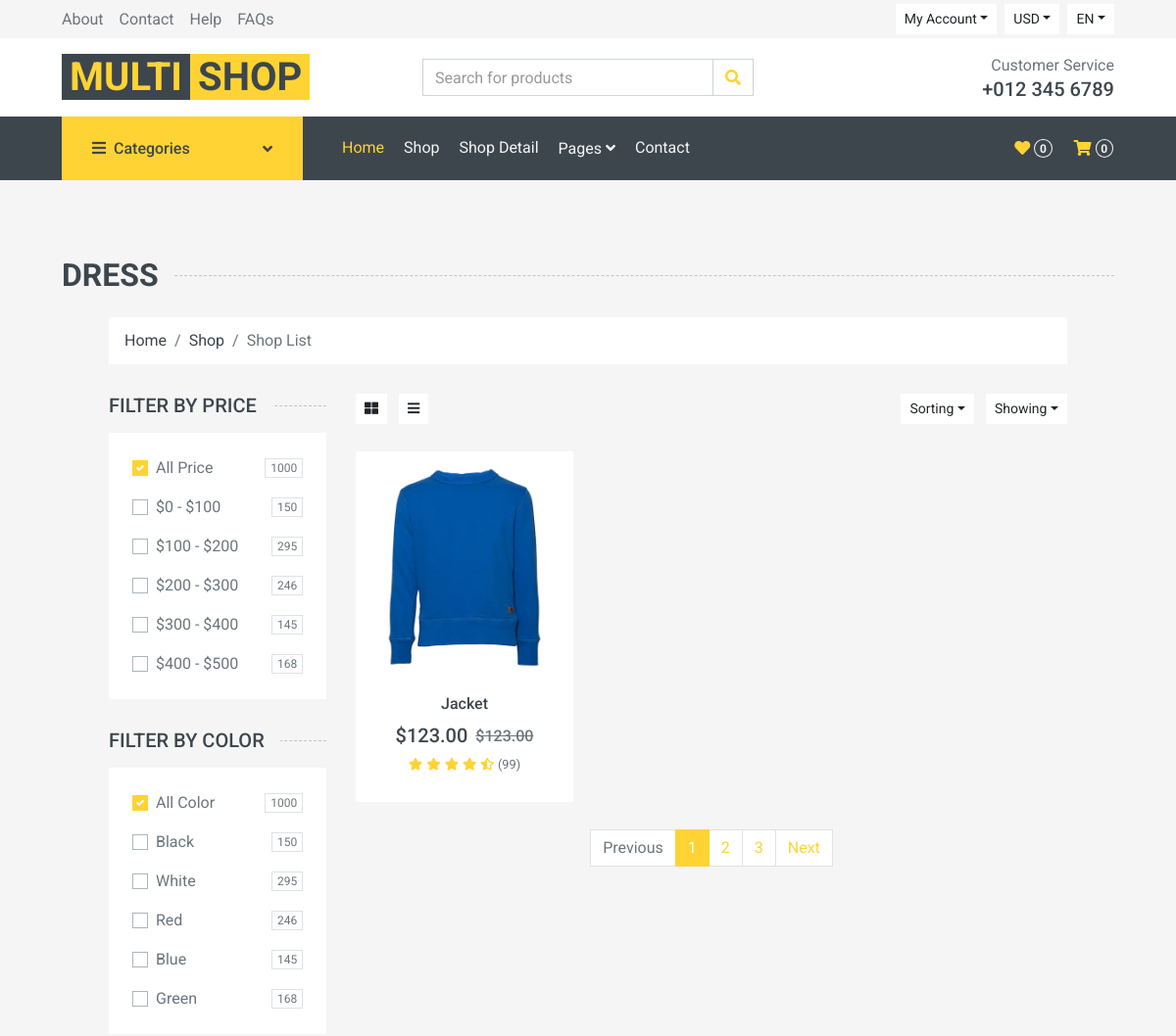
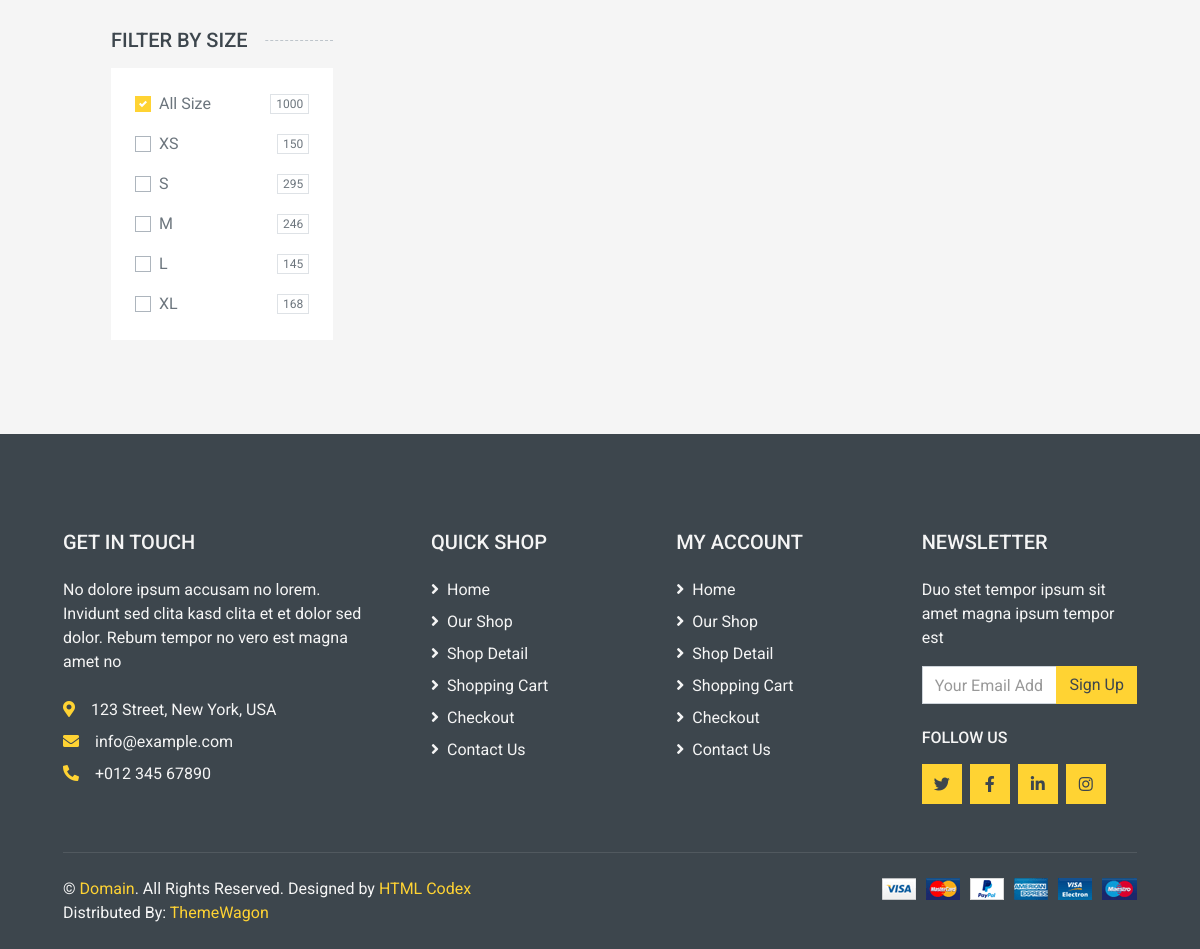
Screenshot of /search/dress/ (signed in) with the database file from the repository (2 pictures, top to bottom).
### store/models.py (models this page shows, shortened)
class Category(models.Model):
    name = models.CharField(max_length=255, db_index=True)
    slug = models.SlugField(max_length=255, unique=True)
    class Meta:
        verbose_name_plural = 'categories'
    def get_absolute_url(self):
        return reverse("store:category_products", args=[self.slug])

class Product(models.Model):
    category = models.ForeignKey(Category, related_name='product', on_delete=models.CASCADE)
    created_by = models.ForeignKey(settings.AUTH_USER_MODEL, related_name='product_creator', on_delete=models.CASCADE)
    title = models.CharField(max_length=255)
    author = models.CharField(max_length=50, default='admin')
    description = models.TextField(blank=True)
    image = models.ImageField(upload_to='images/')
    slug = models.SlugField(max_length=255)
    price = models.DecimalField(max_digits=6, decimal_places=3)
    in_stock = models.BooleanField(default=True)
    is_active = models.BooleanField(default=True)
    created = models.DateField(auto_now_add=True)
    updated = models.DateField(auto_now=True)
    objects = models.Manager()
    products = ProductManager()
    class Meta:
        verbose_name_plural = 'Products'
        ordering = ('-created',)
    def get_absolute_url(self):
        return reverse("store:product_details", args=[self.slug])

### store/views.py (the view)
# urls.py: path("search/<slug:slug>/", views.category_list, name="category_products"),
def category_list(request, slug):
    category = get_object_or_404(Category, slug=slug)
    category_products = Product.objects.filter(category=category)
    return render(request, 'store/category.html', {'category':category, 'category_products':category_products})

### cart/cart.py (called while the page is built)
   def __len__(self):
        return sum(item['qty'] for item in self.cart.values())

### cart/context_processors.py (called while the page is built)
def cart(request):
    return{'cart':Cart(request)}

### store/context_processors.py (called while the page is built)
def categories(request):
    return {
        'categories':Category.objects.all()
    }

### templates/store/category.html (shortened to what this page needs)
{% extends 'store/base.html' %}
{% load static %}
{% block content %}
<div class="container-fluid pt-5 pb-3">
    <h2 class="section-title position-relative text-uppercase mx-xl-5 mb-4"><span class="bg-secondary pr-3">{{category.name}}</span></h2>
    <div class="row px-xl-5">
    <div class="container-fluid">
        <div class="row px-xl-5">
            <div class="col-12">
                <nav class="breadcrumb bg-light mb-30">
                    <a class="breadcrumb-item text-dark" href="#">Home</a>
                    <a class="breadcrumb-item text-dark" href="#">Shop</a>
                    <span class="breadcrumb-item active">Shop List</span>
                </nav>
            </div>
        </div>
    </div>
    <div class="container-fluid">
        <div class="row px-xl-5">
            <div class="col-lg-3 col-md-4">
                <h5 class="section-title position-relative text-uppercase mb-3"><span class="bg-secondary pr-3">Filter by price</span></h5>
                <div class="bg-light p-4 mb-30">
                    <form>
                        <div class="custom-control custom-checkbox d-flex align-items-center justify-content-between mb-3">
                            <label class="custom-control-label" for="price-all">All Price</label>
                            <span class="badge border font-weight-normal">1000</span>
                        </div>
                        <div class="custom-control custom-checkbox d-flex align-items-center justify-content-between mb-3">
                            <label class="custom-control-label" for="price-1">$0 - $100</label>
                            <span class="badge border font-weight-normal">150</span>
                        </div>
                        <div class="custom-control custom-checkbox d-flex align-items-center justify-content-between mb-3">
                            <label class="custom-control-label" for="price-2">$100 - $200</label>
                            <span class="badge border font-weight-normal">295</span>
                        </div>
                        <div class="custom-control custom-checkbox d-flex align-items-center justify-content-between mb-3">
                            <label class="custom-control-label" for="price-3">$200 - $300</label>
                            <span class="badge border font-weight-normal">246</span>
                        </div>
                        <div class="custom-control custom-checkbox d-flex align-items-center justify-content-between mb-3">
                            <label class="custom-control-label" for="price-4">$300 - $400</label>
                            <span class="badge border font-weight-normal">145</span>
                        </div>
                        <div class="custom-control custom-checkbox d-flex align-items-center justify-content-between">
                            <label class="custom-control-label" for="price-5">$400 - $500</label>
                            <span class="badge border font-weight-normal">168</span>
                        </div>
                    </form>
                </div>
                <h5 class="section-title position-relative text-uppercase mb-3"><span class="bg-secondary pr-3">Filter by color</span></h5>
                <div class="bg-light p-4 mb-30">
                    <form>
                        <div class="custom-control custom-checkbox d-flex align-items-center justify-content-between mb-3">
                            <label class="custom-control-label" for="price-all">All Color</label>
                            <span class="badge border font-weight-normal">1000</span>
                        </div>
                        <div class="custom-control custom-checkbox d-flex align-items-center justify-content-between mb-3">
                            <label class="custom-control-label" for="color-1">Black</label>
                            <span class="badge border font-weight-normal">150</span>
                        </div>
                        <div class="custom-control custom-checkbox d-flex align-items-center justify-content-between mb-3">
                            <label class="custom-control-label" for="color-2">White</label>
                            <span class="badge border font-weight-normal">295</span>
                        </div>
                        <div class="custom-control custom-checkbox d-flex align-items-center justify-content-between mb-3">
                            <label class="custom-control-label" for="color-3">Red</label>
                            <span class="badge border font-weight-normal">246</span>
                        </div>
                        <div class="custom-control custom-checkbox d-flex align-items-center justify-content-between mb-3">
                            <label class="custom-control-label" for="color-4">Blue</label>
                            <span class="badge border font-weight-normal">145</span>
                        </div>
                        <div class="custom-control custom-checkbox d-flex align-items-center justify-content-between">
                            <label class="custom-control-label" for="color-5">Green</label>
                            <span class="badge border font-weight-normal">168</span>
                        </div>
                    </form>
                </div>
                <h5 class="section-title position-relative text-uppercase mb-3"><span class="bg-secondary pr-3">Filter by size</span></h5>
                <div class="bg-light p-4 mb-30">
                    <form>
                        <div class="custom-control custom-checkbox d-flex align-items-center justify-content-between mb-3">
                            <label class="custom-control-label" for="size-all">All Size</label>
                            <span class="badge border font-weight-normal">1000</span>
                        </div>
                        <div class="custom-control custom-checkbox d-flex align-items-center justify-content-between mb-3">
                            <label class="custom-control-label" for="size-1">XS</label>
                            <span class="badge border font-weight-normal">150</span>
                        </div>
                        <div class="custom-control custom-checkbox d-flex align-items-center justify-content-between mb-3">
                            <label class="custom-control-label" for="size-2">S</label>
                            <span class="badge border font-weight-normal">295</span>
                        </div>
                        <div class="custom-control custom-checkbox d-flex align-items-center justify-content-between mb-3">
                            <label class="custom-control-label" for="size-3">M</label>
                            <span class="badge border font-weight-normal">246</span>
                        </div>
                        <div class="custom-control custom-checkbox d-flex align-items-center justify-content-between mb-3">
                            <label class="custom-control-label" for="size-4">L</label>
                            <span class="badge border font-weight-normal">145</span>
                        </div>
                        <div class="custom-control custom-checkbox d-flex align-items-center justify-content-between">
                            <label class="custom-control-label" for="size-5">XL</label>
                            <span class="badge border font-weight-normal">168</span>
                        </div>
                    </form>
                </div>
            </div>
            <div class="col-lg-9 col-md-8">
                <div class="row pb-3">
                    <div class="col-12 pb-1">
                        <div class="d-flex align-items-center justify-content-between mb-4">
                            <div>
                                <button class="btn btn-sm btn-light"><i class="fa fa-th-large"></i></button>
                                <button class="btn btn-sm btn-light ml-2"><i class="fa fa-bars"></i></button>
                            </div>
                            <div class="ml-2">
                                <div class="btn-group">
                                    <button type="button" class="btn btn-sm btn-light dropdown-toggle" data-toggle="dropdown">Sorting</button>
                                </div>
                                <div class="btn-group ml-2">
                                    <button type="button" class="btn btn-sm btn-light dropdown-toggle" data-toggle="dropdown">Showing</button>
                                </div>
                            </div>
                        </div>
                    </div>
                    {% for product in category_products %}
                    <div class="col-lg-4 col-md-6 col-sm-6 pb-1">
                        <div class="product-item bg-light mb-4">
                            <div class="product-img position-relative overflow-hidden">
                                <img class="img-fluid w-100" src="{{product.image.url}}" alt="">
                                <div class="product-action">
                                </div>
                            </div>
                            <div class="text-center py-4">
                                <a class="h6 text-decoration-none text-truncate" href="{{product.get_absolute_url}}">{{product.title|title}}</a>
                                <div class="d-flex align-items-center justify-content-center mt-2">
                                    <h5>$123.00</h5><h6 class="text-muted ml-2"><del>$123.00</del></h6>
                                </div>
                                <div class="d-flex align-items-center justify-content-center mb-1">
                                    <small class="fa fa-star text-primary mr-1"></small>
                                    <small class="fa fa-star text-primary mr-1"></small>
                                    <small class="fa fa-star text-primary mr-1"></small>
                                    <small class="fa fa-star text-primary mr-1"></small>
                                    <small class="fa fa-star-half-alt text-primary mr-1"></small>
                                    <small>(99)</small>
                                </div>
                            </div>
                        </div>
                    </div>
                    {% endfor %}
                    <div class="col-12">
                        <nav>
                          <ul class="pagination justify-content-center">
                            <li class="page-item disabled"><a class="page-link" href="#">Previous</span></a></li>
                            <li class="page-item active"><a class="page-link" href="#">1</a></li>
                            <li class="page-item"><a class="page-link" href="#">2</a></li>
                            <li class="page-item"><a class="page-link" href="#">3</a></li>
                            <li class="page-item"><a class="page-link" href="#">Next</a></li>
                          </ul>
                        </nav>
                    </div>
                </div>
            </div>
        </div>
    </div>
    </div>
</div>
{% endblock %}

### rows the page displays
Category: name "DRESS"
Product: image (picture), title "Jacket"
